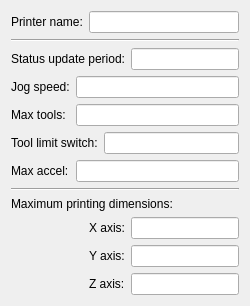
     <widget class="QWidget" name="general">
      <attribute name="title">
       <string>General</string>
      </attribute>
      <layout class="QVBoxLayout" name="verticalLayout">
       <item>
        <layout class="QHBoxLayout" name="horizontalLayout">
         <item>
          <widget class="QLabel" name="label_10">
           <property name="toolTip">
            <string>Name to identify the printer configuration</string>
           </property>
           <property name="text">
            <string>Printer name:</string>
           </property>
          </widget>
         </item>
         <item>
          <widget class="QLineEdit" name="printerNameLineEdit"/>
         </item>
        </layout>
       </item>
       <item>
        <widget class="Line" name="line">
         <property name="orientation">
          <enum>Qt::Horizontal</enum>
         </property>
        </widget>
       </item>
       <item>
        <layout class="QGridLayout" name="gridLayout_3">
         <item row="0" column="0" colspan="3">
          <widget class="QLabel" name="label">
           <property name="toolTip">
            <string>&lt;!DOCTYPE HTML PUBLIC &quot;-//W3C//DTD HTML 4.0//EN&quot; &quot;http://www.w3.org/TR/REC-html40/strict.dtd&quot;&gt;
&lt;html&gt;&lt;head&gt;&lt;meta name=&quot;qrichtext&quot; content=&quot;1&quot; /&gt;&lt;style type=&quot;text/css&quot;&gt;
p, li { white-space: pre-wrap; }
&lt;/style&gt;&lt;/head&gt;&lt;body style=&quot; font-family:'Sans'; font-size:10pt; font-weight:400; font-style:normal;&quot;&gt;
&lt;p style=&quot; margin-top:0px; margin-bottom:0px; margin-left:0px; margin-right:0px; -qt-block-indent:0; text-indent:0px; background-color:#000000;&quot;&gt;&lt;span style=&quot; font-family:'Arial'; font-size:11pt; color:#000000; background-color:#000000;&quot;&gt;Time that the micro-controller communicates with the software [ms]&lt;/span&gt;&lt;/p&gt;&lt;/body&gt;&lt;/html&gt;</string>
           </property>
           <property name="text">
            <string>Status update period:</string>
           </property>
          </widget>
         </item>
         <item row="0" column="3">
          <widget class="QLineEdit" name="updatePeriodLineEdit"/>
         </item>
         <item row="1" column="0">
          <widget class="QLabel" name="label_2">
           <property name="toolTip">
            <string>&lt;!DOCTYPE HTML PUBLIC &quot;-//W3C//DTD HTML 4.0//EN&quot; &quot;http://www.w3.org/TR/REC-html40/strict.dtd&quot;&gt;
&lt;html&gt;&lt;head&gt;&lt;meta name=&quot;qrichtext&quot; content=&quot;1&quot; /&gt;&lt;style type=&quot;text/css&quot;&gt;
p, li { white-space: pre-wrap; }
&lt;/style&gt;&lt;/head&gt;&lt;body style=&quot; font-family:'Sans'; font-size:10pt; font-weight:400; font-style:normal;&quot;&gt;
&lt;p style=&quot; margin-top:0px; margin-bottom:0px; margin-left:0px; margin-right:0px; -qt-block-indent:0; text-indent:0px; background-color:#000000;&quot;&gt;&lt;span style=&quot; font-family:'Arial'; font-size:11pt; color:#000000; background-color:#000000;&quot;&gt;Speed when no deposition [mm/s]&lt;/span&gt;&lt;/p&gt;&lt;/body&gt;&lt;/html&gt;</string>
           </property>
           <property name="text">
            <string>Jog speed:</string>
           </property>
          </widget>
         </item>
         <item row="1" column="1" colspan="3">
          <widget class="QLineEdit" name="jogSpeedLineEdit"/>
         </item>
         <item row="2" column="0">
          <widget class="QLabel" name="label_3">
           <property name="toolTip">
            <string>Tools that can be mounted at the same time, usually 1 or 2</string>
           </property>
           <property name="text">
            <string>Max tools:</string>
           </property>
          </widget>
         </item>
         <item row="2" column="1" colspan="3">
          <widget class="QLineEdit" name="maxToolsLineEdit"/>
         </item>
         <item row="3" column="0" colspan="2">
          <widget class="QLabel" name="label_4">
           <property name="toolTip">
            <string>&lt;!DOCTYPE HTML PUBLIC &quot;-//W3C//DTD HTML 4.0//EN&quot; &quot;http://www.w3.org/TR/REC-html40/strict.dtd&quot;&gt;
&lt;html&gt;&lt;head&gt;&lt;meta name=&quot;qrichtext&quot; content=&quot;1&quot; /&gt;&lt;style type=&quot;text/css&quot;&gt;
p, li { white-space: pre-wrap; }
&lt;/style&gt;&lt;/head&gt;&lt;body style=&quot; font-family:'Sans'; font-size:10pt; font-weight:400; font-style:normal;&quot;&gt;
&lt;p style=&quot; margin-top:0px; margin-bottom:0px; margin-left:0px; margin-right:0px; -qt-block-indent:0; text-indent:0px; background-color:#000000;&quot;&gt;&lt;a name=&quot;internal-source-marker_0.4259963477961719&quot;&gt;&lt;/a&gt;&lt;span style=&quot; font-family:'Arial'; font-size:11pt; color:#000000; background-color:#000000;&quot;&gt;+&lt;/span&gt;&lt;span style=&quot; font-family:'Arial'; font-size:11pt; color:#000000; background-color:#000000;&quot;&gt;direction -direction (0 -&amp;gt; limit switch not connected; 1 if it is)&lt;/span&gt;&lt;/p&gt;&lt;/body&gt;&lt;/html&gt;</string>
           </property>
           <property name="text">
            <string>Tool limit switch:</string>
           </property>
          </widget>
         </item>
         <item row="3" column="2" colspan="2">
          <widget class="QLineEdit" name="toolLimitLineEdit"/>
         </item>
         <item row="4" column="0">
          <widget class="QLabel" name="label_5">
           <property name="toolTip">
            <string>[mm/s²]</string>
           </property>
           <property name="text">
            <string>Max accel:</string>
           </property>
          </widget>
         </item>
         <item row="4" column="1" colspan="3">
          <widget class="QLineEdit" name="maxAccelLineEdit"/>
         </item>
        </layout>
       </item>
       <item>
        <widget class="Line" name="line_2">
         <property name="orientation">
          <enum>Qt::Horizontal</enum>
         </property>
        </widget>
       </item>
       <item>
        <layout class="QGridLayout" name="gridLayout">
         <item row="1" column="0">
          <spacer name="horizontalSpacer">
           <property name="orientation">
            <enum>Qt::Horizontal</enum>
           </property>
           <property name="sizeHint" stdset="0">
            <size>
             <width>40</width>
             <height>20</height>
            </size>
           </property>
          </spacer>
         </item>
         <item row="1" column="1">
          <widget class="QLabel" name="label_7">
           <property name="toolTip">
            <string>[mm]</string>
           </property>
           <property name="text">
            <string>X axis:</string>
           </property>
          </widget>
         </item>
         <item row="2" column="0">
          <spacer name="horizontalSpacer_2">
           <property name="orientation">
            <enum>Qt::Horizontal</enum>
           </property>
           <property name="sizeHint" stdset="0">
            <size>
             <width>40</width>
             <height>20</height>
            </size>
           </property>
          </spacer>
         </item>
         <item row="2" column="1">
          <widget class="QLabel" name="label_8">
           <property name="toolTip">
            <string>[mm]</string>
           </property>
           <property name="text">
            <string>Y axis:</string>
           </property>
          </widget>
         </item>
         <item row="2" column="2">
          <widget class="QLineEdit" name="yMaxLineEdit"/>
         </item>
         <item row="3" column="0">
          <spacer name="horizontalSpacer_3">
           <property name="orientation">
            <enum>Qt::Horizontal</enum>
           </property>
           <property name="sizeHint" stdset="0">
            <size>
             <width>40</width>
             <height>20</height>
            </size>
           </property>
          </spacer>
         </item>
         <item row="3" column="1">
          <widget class="QLabel" name="label_9">
           <property name="toolTip">
            <string>[mm]</string>
           </property>
           <property name="text">
            <string>Z axis:</string>
           </property>
          </widget>
         </item>
         <item row="3" column="2">
          <widget class="QLineEdit" name="zMaxLineEdit"/>
         </item>
         <item row="0" column="0" colspan="3">
          <widget class="QLabel" name="label_6">
           <property name="text">
            <string>Maximum printing dimensions:</string>
           </property>
          </widget>
         </item>
         <item row="1" column="2">
          <widget class="QLineEdit" name="xMaxLineEdit"/>
         </item>
        </layout>
       </item>
      </layout>
     </widget>
